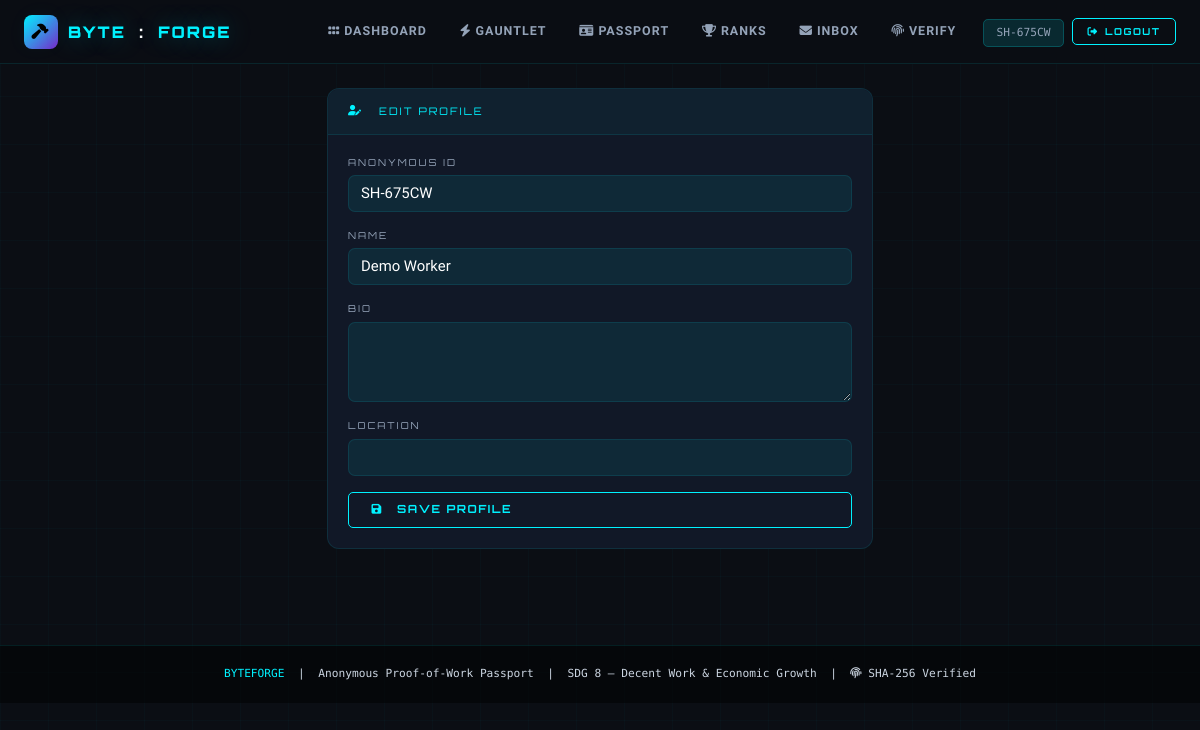
The app's page /worker/profile (signed in) with its own data.
### models.py (models this page shows, shortened)
class User(UserMixin, db.Model):
    __tablename__ = 'users'
    id = db.Column(db.Integer, primary_key=True)
    name = db.Column(db.String(120), nullable=False)
    email = db.Column(db.String(120), unique=True, nullable=False, index=True)
    password_hash = db.Column(db.String(256), nullable=False)
    role = db.Column(db.String(20), nullable=False, default='worker', index=True)
    anonymous_id = db.Column(db.String(20), unique=True, nullable=True, index=True)
    shadow_score = db.Column(db.Float, default=0.0)
    trust_score = db.Column(db.Float, default=0.0)
    bio = db.Column(db.Text, nullable=True)
    location = db.Column(db.String(120), nullable=True)
    created_at = db.Column(db.DateTime, default=datetime.utcnow, index=True)
    verified_skills = db.relationship('VerifiedSkill', backref='worker', lazy=True, cascade='all, delete-orphan')
    shortlisted_by = db.relationship('Shortlist', foreign_keys='Shortlist.worker_id', backref='worker', lazy=True, cascade='all, delete-orphan')
    shortlisted = db.relationship('Shortlist', foreign_keys='Shortlist.employer_id', backref='employer', lazy=True, cascade='all, delete-orphan')
    sent_messages = db.relationship('Message', foreign_keys='Message.sender_id', backref='sender', lazy=True)
    received_messages = db.relationship('Message', foreign_keys='Message.receiver_id', backref='receiver', lazy=True)

### routes/worker.py (the view)
@worker_bp.route('/profile', methods=['GET', 'POST'])
@login_required
@worker_required
def profile():
    if request.method == 'POST':
        current_user.bio = request.form.get('bio', '').strip()
        current_user.location = request.form.get('location', '').strip()
        db.session.commit()
        flash('Profile updated.', 'success')
        return redirect(url_for('worker.profile'))
    return render_template('worker_profile.html', worker=current_user)

### routes/worker.py (called while the page is built)
def worker_required(f):
    @wraps(f)
    def decorated(*args, **kwargs):
        if not current_user.is_authenticated or current_user.role != 'worker':
            flash('Worker access required.', 'danger')
            return redirect(url_for('auth.worker_login'))
        return f(*args, **kwargs)
    return decorated

### templates/worker_profile.html
{% extends "base.html" %}
{% block content %}
<div class="row justify-content-center"><div class="col-lg-6">
<div class="card"><div class="card-header"><i class="fas fa-user-edit me-2"></i>EDIT PROFILE</div>
<div class="card-body">
<form method="POST">
<div class="mb-3"><label class="form-label">Anonymous ID</label><input class="form-control" value="{{ current_user.anonymous_id }}" disabled></div>
<div class="mb-3"><label class="form-label">Name</label><input class="form-control" value="{{ current_user.name }}" disabled></div>
<div class="mb-3"><label class="form-label">Bio</label><textarea name="bio" class="form-control" rows="3">{{ current_user.bio or '' }}</textarea></div>
<div class="mb-3"><label class="form-label">Location</label><input name="location" class="form-control" value="{{ current_user.location or '' }}"></div>
<button type="submit" class="btn-c w-100"><i class="fas fa-save me-2"></i>Save Profile</button>
</form></div></div>
</div></div>
{% endblock %}

### templates/base.html (shortened to what this page needs)
<!DOCTYPE html>
<html lang="en">
<head>
  <link href="https://cdn.jsdelivr.net/npm/bootstrap@5.3.3/dist/css/bootstrap.min.css" rel="stylesheet"/>
  <link href="https://cdnjs.cloudflare.com/ajax/libs/font-awesome/6.5.0/css/all.min.css" rel="stylesheet"/>
</head>
<body>
<nav class="navbar navbar-expand-lg">
  <div class="container-fluid px-3 px-lg-4">
    <a class="navbar-brand" href="/">
      <div class="brand-shield"><i class="fas fa-hammer"></i></div>
      BYTE<span style="color:#fff;margin:0 3px">:</span>FORGE
    </a>
    <div class="collapse navbar-collapse" id="navMain">
      <ul class="navbar-nav ms-auto align-items-center gap-1 py-2 py-lg-0">
        {% if current_user.is_authenticated %}
          {% if current_user.role == 'worker' %}
            <li class="nav-item"><a class="nav-link" href="/worker/dashboard"><i class="fas fa-grip-horizontal me-1"></i>Dashboard</a></li>
            <li class="nav-item"><a class="nav-link" href="/worker/skills"><i class="fas fa-bolt me-1"></i>Gauntlet</a></li>
            <li class="nav-item"><a class="nav-link" href="/worker/passport"><i class="fas fa-id-card me-1"></i>Passport</a></li>
            <li class="nav-item"><a class="nav-link" href="/worker/leaderboard"><i class="fas fa-trophy me-1"></i>Ranks</a></li>
            <li class="nav-item"><a class="nav-link" href="/worker/inbox"><i class="fas fa-envelope me-1"></i>Inbox</a></li>
          {% endif %}
          <li class="nav-item"><a class="nav-link" href="/verify"><i class="fas fa-fingerprint me-1"></i>Verify</a></li>
          <li class="nav-item ms-2">
            <span style="font-family:var(--M);font-size:.7rem;color:var(--muted);padding:.4rem .8rem;background:var(--cyan-dim);border:1px solid var(--border2);border-radius:5px;">
              {{ current_user.anonymous_id or current_user.name[:12] }}
            </span>
          </li>
          <li class="nav-item ms-1">
            <a class="btn-c" href="/logout" style="padding:.35rem .9rem; font-size:.6rem;"><i class="fas fa-sign-out-alt"></i> Logout</a>
          </li>
        {% endif %}
      </ul>
    </div>
  </div>
</nav>
<main class="container py-4">
{% block content %}{% endblock %}
</main>
<footer>
  <div class="container">
    <span class="text-c">BYTEFORGE</span> &nbsp;|&nbsp;
    Anonymous Proof-of-Work Passport &nbsp;|&nbsp;
    SDG 8 — Decent Work &amp; Economic Growth &nbsp;|&nbsp;
    <i class="fas fa-fingerprint"></i> SHA-256 Verified
  </div>
</footer>
</body>
</html>

### templates/base.html (style rules this page uses)
:root { --bg: #0b0e14; --bg2: #0f1520; --bg3: #111827; --bg4: #151f30; --cyan: #00f2ff; --cyan-dim: rgba(0,242,255,.12); --cyan-glow: 0 0 24px rgba(0,242,255,.35); --pink: #ff006e; --pink-dim: rgba(255,0,110,.12); --pink-glow: 0 0 24px rgba(255,0,110,.35); --purple: #7928ca; --green: #00ff9d; --yellow: #ffd60a; --red: #ff3860; --text: #e2e8f0; --muted: #94a3b8; --border: rgba(0,242,255,.10); --border2: rgba(0,242,255,.20); --F: 'Orbitron', monospace; --M: 'Share Tech Mono', monospace; --B: 'Rajdhani', sans-serif; }
* { box-sizing: border-box; margin: 0; padding: 0; }
html { scroll-behavior: smooth; }
body { background: var(--bg); color: var(--text); font-family: var(--B); font-size: 15px; min-height: 100vh; overflow-x: hidden; }
body::before { content: ''; position: fixed; inset: 0; z-index: 0; pointer-events: none; background-image: linear-gradient(rgba(0,242,255,.025) 1px, transparent 1px), linear-gradient(90deg, rgba(0,242,255,.025) 1px, transparent 1px); background-size: 48px 48px; }
main { position: relative; z-index: 1; }
.navbar { background: rgba(11,14,20,.97) !important; border-bottom: 1px solid var(--border); backdrop-filter: blur(20px); padding: .6rem 0; position: sticky; top: 0; z-index: 1000; }
.navbar-brand { font-family: var(--F); font-weight: 900; font-size: 1rem; color: var(--cyan) !important; letter-spacing: 2px; text-shadow: var(--cyan-glow); display: flex; align-items: center; gap: 10px; }
.brand-shield { width: 34px; height: 34px; border-radius: 8px; background: linear-gradient(135deg, var(--cyan), var(--purple)); display: flex; align-items: center; justify-content: center; color: #000; font-size: .95rem; }
.nav-link { font-family: var(--B); font-weight: 600; font-size: .78rem; letter-spacing: 1px; text-transform: uppercase; color: var(--muted) !important; padding: .45rem .9rem !important; border-radius: 5px; transition: color .2s, background .2s; }
.card { background: var(--bg3); border: 1px solid var(--border); border-radius: 12px; transition: border-color .3s, box-shadow .3s; margin-bottom: 1.5rem; }
.card-header { background: rgba(0,242,255,.04); border-bottom: 1px solid var(--border); padding: .9rem 1.25rem; border-radius: 12px 12px 0 0 !important; font-family: var(--F); font-size: .65rem; letter-spacing: 2px; color: var(--cyan); display: flex; align-items: center; gap: .5rem; text-transform: uppercase; }
.card-body { padding: 1.25rem; }
.btn-c, .btn-cp, .btn-cd, .btn-cs { display: inline-flex; align-items: center; gap: .4rem; font-family: var(--F); font-size: .7rem; font-weight: 700; letter-spacing: 1.5px; text-transform: uppercase; padding: .55rem 1.4rem; border-radius: 5px; border: 1px solid; cursor: pointer; text-decoration: none; transition: all .25s; white-space: nowrap; background: transparent; }
.btn-c { border-color: var(--cyan); color: var(--cyan); }
.form-control, .form-select, textarea.form-control { background: rgba(0,242,255,.08) !important; border: 1px solid var(--border) !important; color: #ffffff !important; border-radius: 7px; font-family: var(--B); font-size: .93rem; }
.form-control::placeholder { color: #64748b !important; }
.form-label { font-family: var(--F); font-size: .6rem; letter-spacing: 2px; color: var(--muted); margin-bottom: .4rem; display: block; text-transform: uppercase; }
.text-c { color: var(--cyan) !important; }
p, li, span, div { color: #cbd5e1; }
footer { position: relative; z-index: 1; background: rgba(0,0,0,.5); border-top: 1px solid var(--border); padding: 1.25rem 0; text-align: center; font-family: var(--M); font-size: .7rem; color: var(--muted); margin-top: 3rem; }

### records on screen
User: anonymous "SH-675CW", anonymous_id "SH-675CW", name "Demo Worker"
